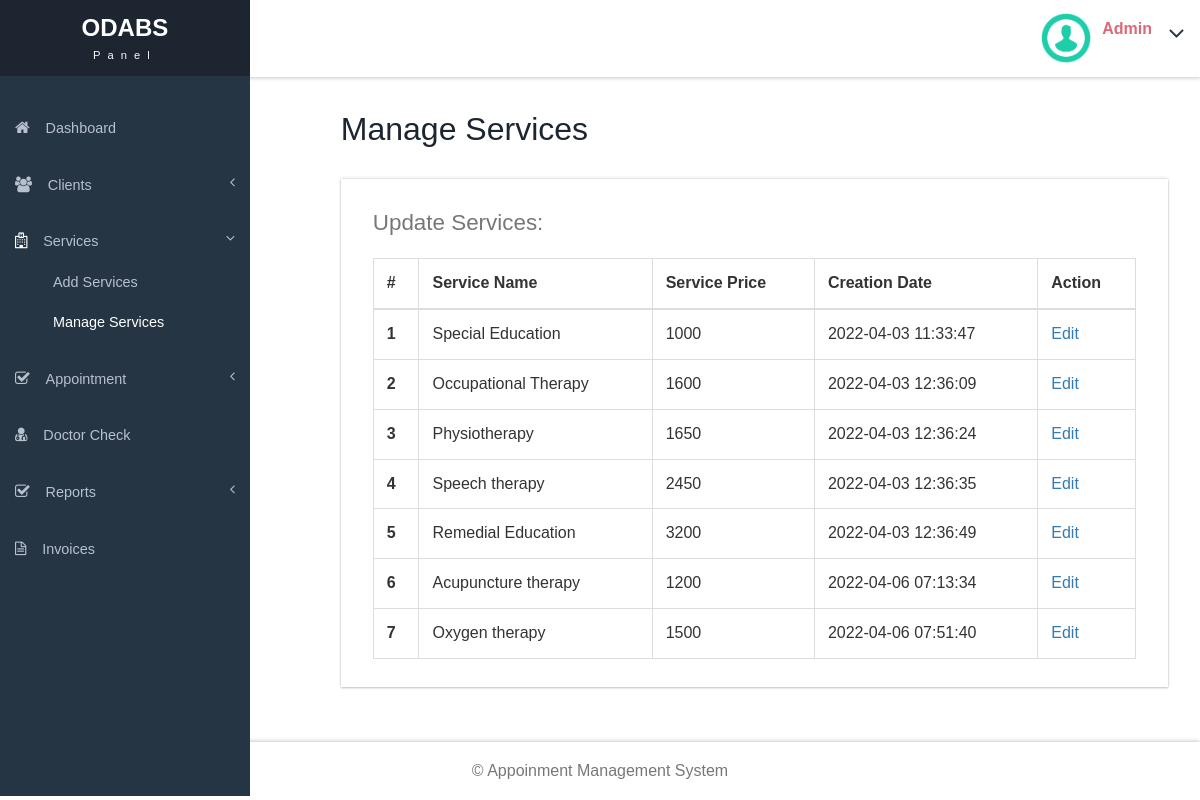
Screenshot of /manage-services.php (signed in) with the database file from the repository.
### tables this page shows
CREATE TABLE `tblservices` (
  `ID` int(10) NOT NULL,
  `ServiceName` varchar(200) DEFAULT NULL,
  `Cost` int(10) DEFAULT NULL,
  `CreationDate` timestamp NULL DEFAULT current_timestamp()
);

### manage-services.php (the view, shortened to what this page needs)
<?php
include('includes/dbconnection.php');
if (strlen($_SESSION['ODABSaid']==0)) {
  header('location:logout.php');
  } else{
  ?>
<!DOCTYPE HTML>
<html>
<head>
<link href="css/bootstrap.css" rel='stylesheet' type='text/css' />
<link href="css/style.css" rel='stylesheet' type='text/css' />
<link href="css/font-awesome.css" rel="stylesheet">
<link href="css/animate.css" rel="stylesheet" type="text/css" media="all">
<link href="css/custom.css" rel="stylesheet">
</head>
<body class="cbp-spmenu-push">
	<div class="main-content">
		 <?php include_once('includes/sidebar.php');?>
		 <?php include_once('includes/header.php');?>
		<div id="page-wrapper">
			<div class="main-page">
				<div class="tables">
					<h3 class="title1">Manage Services</h3>
					<div class="table-responsive bs-example widget-shadow">
						<h4>Update Services:</h4>
						<table class="table table-bordered"> <thead> <tr> <th>#</th> <th>Service Name</th> <th>Service Price</th> <th>Creation Date</th><th>Action</th> </tr> </thead> <tbody>
<?php
$ret=mysqli_query($con,"select *from  tblservices");
$cnt=1;
while ($row=mysqli_fetch_array($ret)) {
?>
						 <tr> <th scope="row"><?php echo $cnt;?></th> <td><?php  echo $row['ServiceName'];?></td> <td><?php  echo $row['Cost'];?></td><td><?php  echo $row['CreationDate'];?></td> <td><a href="edit-services.php?editid=<?php echo $row['ID'];?>">Edit</a></td> </tr>   <?php
$cnt=$cnt+1;
}?></tbody> </table>
					</div>
				</div>
			</div>
		</div>
		 <?php include_once('includes/footer.php');?>
	</div>
</body>
</html>
<?php }  ?>

### includes/header.php (shortened to what this page needs)
<div class="sticky-header header-section ">
      <div class="header-left">
        <div class="logo">
          <a href="index.html">
            <h1>ODABS</h1>
            <span>Panel</span>
          </a>
        </div>
        <div class="clearfix"> </div>
      </div>
      <div class="header-right">
        <div class="profile_details">
        <?php
$adid=$_SESSION['ODABSaid'];
$ret=mysqli_query($con,"select AdminName from tbladmin where ID='$adid'");
$row=mysqli_fetch_array($ret);
$name=$row['AdminName'];
?>
          <ul>
            <li class="dropdown profile_details_drop">
              <a href="#" class="dropdown-toggle" data-toggle="dropdown" aria-expanded="false">
                <div class="profile_img">
                  <span class="prfil-img"><img src="images/download (1).png" alt="" width="50" height="50"> </span>
                  <div class="user-name">
                    <p><?php echo $name; ?></p>
                  </div>
                  <i class="fa fa-angle-down lnr"></i>
                  <div class="clearfix"></div>
                </div>
              </a>
            </li>
          </ul>
        </div>
        <div class="clearfix"> </div>
      </div>
      <div class="clearfix"> </div>
    </div>

### css/style.css (style rules this page uses)
h4, h5, h6, h1, h2, h3 { margin: 0; }
ul, ol { margin: 0; }
p { margin: 0; }
html, body { font-family: "Quicksand",sans-serif; font-size: 100%; overflow-x: hidden; background: #fff; }
body a { transition: 0.5s all ease; -webkit-transition: 0.5s all ease; -moz-transition: 0.5s all ease; -o-transition: 0.5s all ease; -ms-transition: 0.5s all ease; text-decoration:none; }
h1,h2,h3,h4,h5,h6 { margin:0; }
p { margin:0; }
ul,label { margin:0; padding:0; }
.main-content { position: relative; }
.sticky-header { position: fixed; top: 0; left:0px; width: 100%; z-index: 100; }
.header-section { background:#FFF; box-shadow: 1px 1px 4px rgba(0, 0, 0, 0.21); -webkit-box-shadow: 1px 1px 4px rgba(0, 0, 0, 0.21); -moz-box-shadow: 1px 1px 4px rgba(0, 0, 0, 0.21); -o-box-shadow: 1px 1px 4px rgba(0, 0, 0, 0.21); }
.header-section::after { clear: both; display: block; content: ''; }
.header-left { float: left; width: 45%; }
.header-right { float: right; }
.cbp-spmenu-push { overflow-x: hidden; position: relative; }
.cbp-spmenu, .cbp-spmenu-push { -webkit-transition: all 0.3s ease; -moz-transition: all 0.3s ease; transition: all 0.3s ease; }
.cbp-spmenu-push div#page-wrapper { margin: 0 0 0 19.3em; transition:.5s all; -webkit-transition:.5s all; -moz-transition:.5s all; }
.fa { display: inline-block; font-family: FontAwesome; font-style: normal; font-weight: normal; line-height: 1; -webkit-font-smoothing: antialiased; -moz-osx-font-smoothing: grayscale; }
.logo { background: #1d2531; text-align: center; float: left; }
.logo a { padding: 0.9em 5.1em .7em; display: block; text-decoration: none; }
.logo a h1 { color: #fff; font-size: 1.5em; line-height: 1.2em; font-weight: 700; }
.logo a span { color: #F8F8F8; font-size: .7em; text-align: center; letter-spacing: 7px; }
.profile_details { float: right; }
.profile_details_drop a.dropdown-toggle { display:block; padding: 0.8em 3em 0 2em; }
.profile_img span.prfil-img { float:left; }
.user-name { float:left; margin-top:8px; margin-left:11px; height:35px; }
.profile_details ul li { list-style-type:none; position:relative; }
.profile_details li a i.fa.lnr { position: absolute; top: 34%; right: 8%; color: #263544; font-size: 1.6em; }
.user-name p { font-size:1em; color:#DD6777; line-height:1em; font-weight:700; }
.widget-shadow { background-color: #fff; box-shadow: 0 -1px 3px rgba(0,0,0,.12),0 1px 2px rgba(0,0,0,.24); -webkit-box-shadow: 0 -1px 3px rgba(0,0,0,.12),0 1px 2px rgba(0,0,0,.24); -moz-box-shadow: 0 -1px 3px rgba(0,0,0,.12),0 1px 2px rgba(0,0,0,.24); }
h3.title1 { font-size: 2em; color: #1d2531; margin-bottom: 0.8em; }
.table > thead > tr > th, .table > tbody > tr > th, .table > tfoot > tr > th, .table > thead > tr > td, .table > tbody > tr > td, .table > tfoot > tr > td { border-top: none; }
.tables h4 { font-size: 1.4em; margin-bottom: 1em; color: #777777; }
.tables .panel-body ,.tables .bs-example { padding: 2em 2em 0.5em; }
.tables .table > thead > tr > th, .tables .table > tbody > tr > th, .tables .table > tfoot > tr > th, .tables .table > thead > tr > td, .tables .table > tbody > tr > td, .tables .table > tfoot > tr > td { padding: 13px; border-top: 1px solid #E0E0E0; }
.bs-example { margin-top: 2em; }

### css/custom.css (style rules this page uses)
#page-wrapper { padding:7em 2em 2.5em; }

### rows the page displays
tblservices: ServiceName "Special Education", Cost "1000", CreationDate "2022-04-03 11:33:47"
tblservices: ServiceName "Occupational Therapy", Cost "1600", CreationDate "2022-04-03 12:36:09"
tblservices: ServiceName "Physiotherapy", Cost "1650", CreationDate "2022-04-03 12:36:24"
tblservices: ServiceName "Speech therapy", Cost "2450", CreationDate "2022-04-03 12:36:35"
tblservices: ServiceName "Remedial Education", Cost "3200", CreationDate "2022-04-03 12:36:49"
tblservices: ServiceName "Acupuncture therapy", Cost "1200", CreationDate "2022-04-06 07:13:34"
tblservices: ServiceName "Oxygen therapy", Cost "1500", CreationDate "2022-04-06 07:51:40"

### other values shown
$name "Admin"
